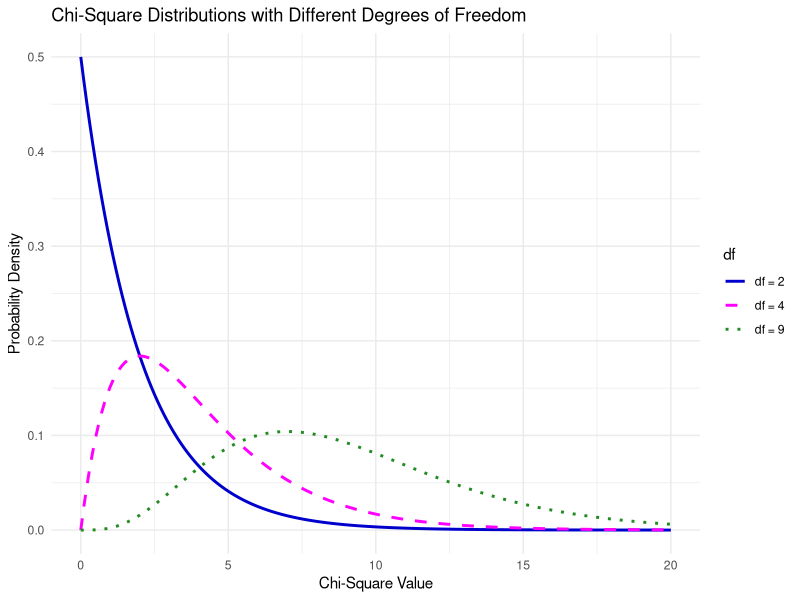

The R script that drew this image:
## ---- chunk 1
library(tidyverse)

# Function to generate Chi-Square distribution
generate_chi_square <- function(df) {
  data.frame(x = seq(0, 20, by = 0.1),
             y = dchisq(seq(0, 20, by = 0.1), df))
}

# Create data frames for different degrees of freedom
df_2 <- generate_chi_square(2)
df_4 <- generate_chi_square(4)
df_9 <- generate_chi_square(9)

# Combine data frames
combined_data <- bind_rows(
  mutate(df_2, df = "df = 2"),
  mutate(df_4, df = "df = 4"),
  mutate(df_9, df = "df = 9")
)

# Plot
ggplot(combined_data, aes(x, y, color = df)) +
  geom_line(size = 1, aes(linetype = df)) +
  labs(title = "Chi-Square Distributions with Different Degrees of Freedom",
       x = "Chi-Square Value",
       y = "Probability Density") +
  theme_minimal() +
  scale_color_manual(values = c("MediumBlue", "Magenta", "ForestGreen")) +
  scale_linetype_manual(values = c("solid", "dashed", "dotted"))

## ---- chunk 2
#| echo: true
#| output: true
gss <- data.frame(
  Category = c("All 1000 get the drug", 
               "500 get the drug 500 don't"),
  n = c(99, 571)
)
print(gss)
## ---- chunk 3
#| echo: true
#| output: true
gss_observed <- c(99, 571)
expected_proportions <- c(0.2, 0.8)
chisquare_gof <- chisq.test(gss_observed, p = expected_proportions)
chisquare_gof
## ---- chunk 4
#| echo: true
#| output: true
chisquare_gof$observed
## ---- chunk 5
#| echo: true
#| output: true
chisquare_gof$expected
## ---- chunk 6
#| echo: true
#| output: true

# We create a 2 by 2 table
table_data <- matrix(c(69, 36, 454, 226), nrow = 2)

# We convert it to a data frame
concern_gw <- as.data.frame(table_data)

# We add meaningful column and row names
colnames(concern_gw) <- c("Duke", "US")
rownames(concern_gw) <- c("A Great Deal", "Not A Great Deal")

print(concern_gw)

## ---- chunk 7
#| echo: true
#| output: true
chi_square_result <- chisq.test(concern_gw)
print(chi_square_result)

## ---- chunk 8
#| echo: true
#| output: true
chi_square_result$observed
## ---- chunk 9
#| echo: true
#| output: true
chi_square_result$expected
